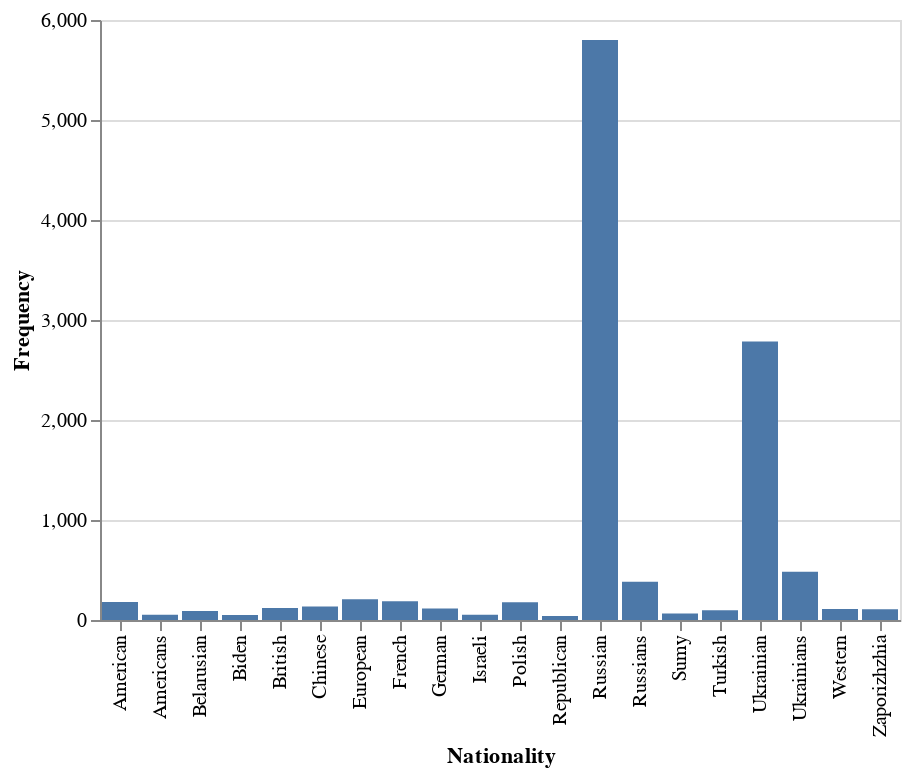

Source (notebook cell):
### Code cell
#Plot top 20 mentioned NORP in the entire datset
alt.Chart(norp_20).mark_bar().encode(
    x='Nationality',
    y='Frequency'
)

### Figure 1 — Vega-Lite specification as saved in the notebook (floating-point values rounded to 4 significant figures)
{"config": {"view": {"continuousWidth": 400, "continuousHeight": 300}}, "data": {"name": "data-7c1b63658ec1afab4f6fa6bcd09b0963"}, "mark": "bar", "encoding": {"x": {"field": "Nationality", "type": "nominal"}, "y": {"field": "Frequency", "type": "quantitative"}}, "$schema": "https://vega.github.io/schema/vega-lite/v4.17.0.json", "datasets": {"data-7c1b63658ec1afab4f6fa6bcd09b0963": [{"Nationality": "Russian", "Frequency": 5800}, {"Nationality": "Ukrainian", "Frequency": 2784}, {"Nationality": "Ukrainians", "Frequency": 482}, {"Nationality": "Russians", "Frequency": 382}, {"Nationality": "European", "Frequency": 208}, {"Nationality": "French", "Frequency": 188}, {"Nationality": "American", "Frequency": 181}, {"Nationality": "Polish", "Frequency": 178}, {"Nationality": "Chinese", "Frequency": 135}, {"Nationality": "British", "Frequency": 120}, {"Nationality": "German", "Frequency": 114}, {"Nationality": "Western", "Frequency": 111}, {"Nationality": "Zaporizhzhia", "Frequency": 107}, {"Nationality": "Turkish", "Frequency": 97}, {"Nationality": "Belarusian", "Frequency": 90}, {"Nationality": "Sumy", "Frequency": 66}, {"Nationality": "Israeli", "Frequency": 53}, {"Nationality": "Americans", "Frequency": 52}, {"Nationality": "Biden", "Frequency": 51}, {"Nationality": "Republican", "Frequency": 39}]}}
